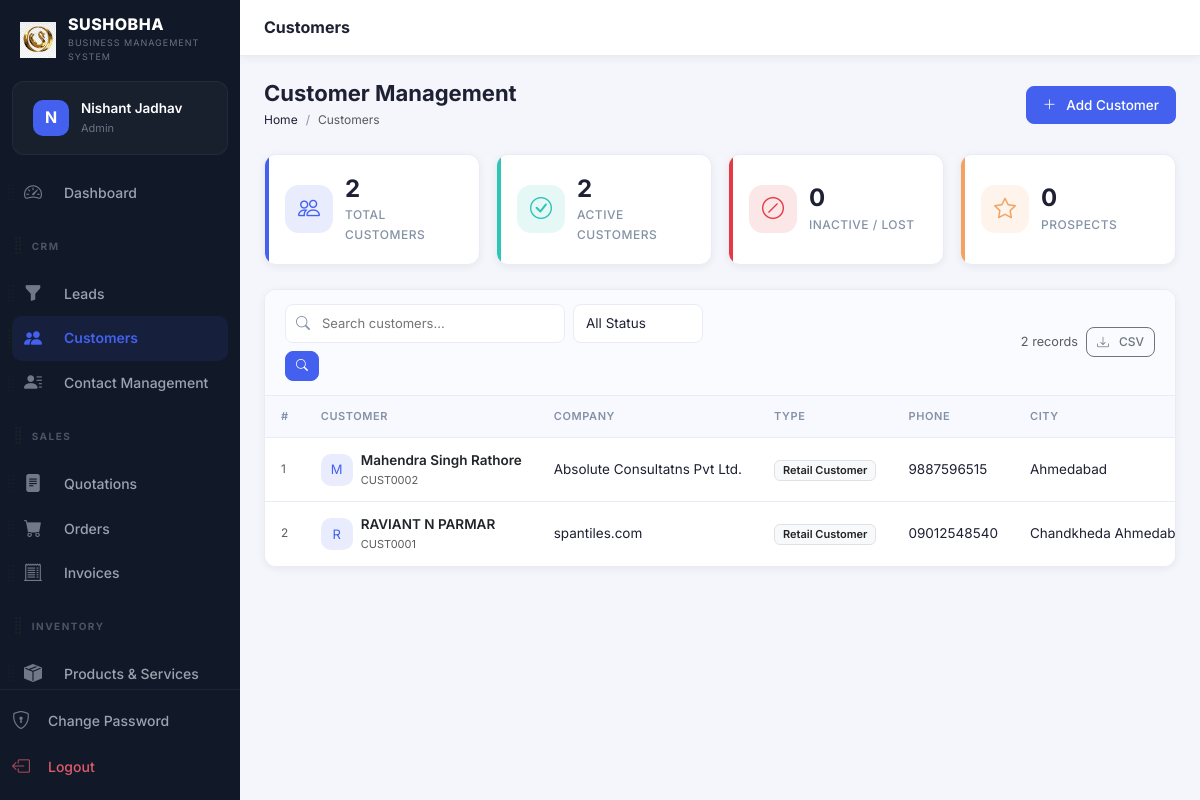
Page /modules/customers/index.php (signed in) on the committed database.
### tables this page shows
CREATE TABLE `users` (
  `id` int(10) unsigned NOT NULL AUTO_INCREMENT,
  `role_id` int(10) unsigned NOT NULL DEFAULT 5,
  `name` varchar(100) NOT NULL,
  `email` varchar(150) NOT NULL,
  `password` varchar(255) NOT NULL,
  `phone` varchar(20) DEFAULT NULL,
  `avatar` varchar(255) DEFAULT NULL,
  `is_active` tinyint(1) NOT NULL DEFAULT 1,
  `remember_token` varchar(100) DEFAULT NULL,
  `reset_token` varchar(100) DEFAULT NULL,
  `reset_token_expires` datetime DEFAULT NULL,
  `last_login` datetime DEFAULT NULL,
  `login_attempts` int(11) DEFAULT 0,
  `locked_until` datetime DEFAULT NULL,
  `created_at` timestamp NOT NULL DEFAULT current_timestamp(),
  `updated_at` timestamp NOT NULL DEFAULT current_timestamp() ON UPDATE current_timestamp(),
  `access_rights` text DEFAULT NULL,
  PRIMARY KEY (`id`),
  UNIQUE KEY `email` (`email`),
  KEY `role_id` (`role_id`),
  CONSTRAINT `users_ibfk_1` FOREIGN KEY (`role_id`) REFERENCES `roles` (`id`)
);

CREATE TABLE `roles` (
  `id` int(10) unsigned NOT NULL AUTO_INCREMENT,
  `name` varchar(50) NOT NULL,
  `slug` varchar(50) NOT NULL,
  `permissions` longtext DEFAULT NULL CHECK (json_valid(`permissions`)),
  `created_at` timestamp NOT NULL DEFAULT current_timestamp(),
  PRIMARY KEY (`id`),
  UNIQUE KEY `name` (`name`),
  UNIQUE KEY `slug` (`slug`)
);

CREATE TABLE `customers` (
  `id` int(10) unsigned NOT NULL AUTO_INCREMENT,
  `source_lead_id` int(10) unsigned DEFAULT NULL,
  `customer_code` varchar(50) NOT NULL,
  `customer_date` date NOT NULL,
  `company_name` varchar(255) DEFAULT NULL,
  `company_type` varchar(100) DEFAULT NULL,
  `industry_type` varchar(100) DEFAULT NULL,
  `business_category` varchar(100) DEFAULT NULL,
  `company_email` varchar(255) DEFAULT NULL,
  `company_website` varchar(255) DEFAULT NULL,
  `gst_number` varchar(50) DEFAULT NULL,
  `tin_number` varchar(50) DEFAULT NULL,
  `company_status` varchar(50) DEFAULT 'Active',
  `address_line1` text DEFAULT NULL,
  `address_line2` text DEFAULT NULL,
  `area` varchar(255) DEFAULT NULL,
  `city` varchar(100) DEFAULT NULL,
  `state` varchar(100) DEFAULT NULL,
  `country` varchar(100) DEFAULT 'India',
  `pincode` varchar(20) DEFAULT NULL,
  `lat` decimal(10,8) DEFAULT NULL,
  `lng` decimal(11,8) DEFAULT NULL,
  `google_location` text DEFAULT NULL,
  `google_address` text DEFAULT NULL,
  `google_maps_link` text DEFAULT NULL,
  `product_type` varchar(100) DEFAULT NULL,
  `requirement_description` text DEFAULT NULL,
  `converted_from_lead` tinyint(1) DEFAULT 1,
  `assigned_to` int(10) unsigned DEFAULT NULL,
  `created_by` int(10) unsigned DEFAULT NULL,
  `updated_by` int(10) unsigned DEFAULT NULL,
  `created_at` timestamp NOT NULL DEFAULT current_timestamp(),
  `updated_at` timestamp NOT NULL DEFAULT current_timestamp() ON UPDATE current_timestamp(),
  `deleted_at` timestamp NULL DEFAULT NULL,
  PRIMARY KEY (`id`),
  UNIQUE KEY `customer_code` (`customer_code`),
  KEY `source_lead_id` (`source_lead_id`),
  KEY `assigned_to` (`assigned_to`),
  CONSTRAINT `fk_cust_assigned` FOREIGN KEY (`assigned_to`) REFERENCES `users` (`id`) ON DELETE SET NULL,
  CONSTRAINT `fk_cust_lead` FOREIGN KEY (`source_lead_id`) REFERENCES `leads` (`id`) ON DELETE SET NULL
);

### modules/customers/index.php (the view, shortened to what the rows shown need)
<?php
require_once __DIR__ . '/../../config/db.php';
require_once __DIR__ . '/../../includes/auth.php';
require_once __DIR__ . '/../../includes/functions.php';
requirePermission('customers', 'view');
$search = sanitize($_GET['search'] ?? '');
$status = sanitize($_GET['status'] ?? '');
$page   = max(1, (int)($_GET['page'] ?? 1));
$per    = RECORDS_PER_PAGE;
$where = ['1=1'];
$params = [];
$whereStr = implode(' AND ', $where);
$total = db()->prepare("SELECT COUNT(*) FROM customers c WHERE $whereStr");
$total->execute($params);
$totalCount = $total->fetchColumn();
$pag = paginate($totalCount, $per, $page, BASE_URL . '/modules/customers/index.php?search=' . urlencode($search) . '&status=' . urlencode($status));
$stmt = db()->prepare("SELECT c.*, u.name AS created_by_name,
    (SELECT COUNT(*) FROM quotations q WHERE q.customer_id=c.id) AS quote_count,
    (SELECT COALESCE(SUM(p.amount),0) FROM payments p WHERE p.customer_id=c.id) AS total_paid,
    (SELECT co.name FROM contacts co JOIN contact_relations cr ON co.id = cr.contact_id WHERE cr.entity_type = 'customer' AND cr.entity_id = c.id AND cr.is_primary = 1 LIMIT 1) AS primary_contact_name,
    (SELECT co.mobile FROM contacts co JOIN contact_relations cr ON co.id = cr.contact_id WHERE cr.entity_type = 'customer' AND cr.entity_id = c.id AND cr.is_primary = 1 LIMIT 1) AS primary_contact_phone
    FROM customers c LEFT JOIN users u ON c.created_by=u.id
    WHERE $whereStr ORDER BY c.created_at DESC LIMIT $per OFFSET {$pag['offset']}");
$stmt->execute($params);
$customers = $stmt->fetchAll();
include __DIR__ . '/../../includes/header.php';
?>
<?php include __DIR__ . '/../../includes/sidebar.php'; ?>
<div class="main-content">
<div class="page-content">
<div class="page-header">
  <div class="page-header-left">
    <h1>Customer Management</h1>
  </div>
</div>
<div class="table-wrapper">
  <div class="table-responsive">
    <table class="table crm-table mb-0" id="customersTable">
      <thead><tr>
        <th>#</th><th>Customer</th><th>Company</th><th>Type</th><th>Phone</th><th>City</th>
      </tr></thead>
      <tbody>
        <?php if (empty($customers)): ?>
          <tr><td colspan="9"><div class="empty-state"><i class="bi bi-people"></i><p>No customers found</p><a href="<?= BASE_URL ?>/modules/customers/create.php" class="btn btn-primary btn-sm">Add First Customer</a></div></td></tr>
        <?php else: ?>
          <?php foreach ($customers as $i => $c):
            $displayName = $c['primary_contact_name'] ?: $c['company_name'] ?: 'Customer';
          ?>
          <tr>
            <td class="text-muted small"><?= ($pag['offset']+$i+1) ?></td>
            <td>
              <div class="d-flex align-items-center gap-2">
                <div class="stat-icon primary" style="width:32px;height:32px;border-radius:10px;font-size:13px;flex-shrink:0"><?= strtoupper(substr($displayName,0,1)) ?></div>
                <div>
                  <a href="<?= BASE_URL ?>/modules/customers/view.php?id=<?= $c['id'] ?>" class="fw-semibold text-dark"><?= e($displayName) ?></a>
                  <?php if ($c['customer_code']): ?><div class="text-muted" style="font-size:11px"><?= e($c['customer_code']) ?></div><?php endif; ?>
                </div>
              </div>
            </td>
            <td><?= e($c['company_name'] ?: '—') ?></td>
            <td><span class="badge bg-light text-dark border"><?= e($c['company_type'] ?: '—') ?></span></td>
            <td><?= e($c['primary_contact_phone'] ?: '—') ?></td>
            <td><?= e($c['city'] ?: '—') ?></td>
          </tr>
          <?php endforeach; ?>
        <?php endif; ?>
      </tbody>
    </table>
  </div>
</div>
</div>
</div></div>
<?php include __DIR__ . '/../../includes/footer.php'; ?>

### includes/sidebar.php (shortened to what the rows shown need)
<?php
$user = currentUser();
?>
<nav class="sidebar" id="sidebar">
  <div class="sidebar-user">
    <div class="sidebar-user-avatar">
      <?php if (!empty($user['avatar'])): ?>
        <img src="<?= BASE_URL ?>/<?= e($user['avatar']) ?>" alt="Avatar">
      <?php else: ?>
        <span><?= strtoupper(substr($user['name'] ?? 'U', 0, 1)) ?></span>
      <?php endif; ?>
    </div>
    <div class="sidebar-user-info">
      <span class="user-name"><?= e($user['name'] ?? 'User') ?></span>
      <span class="user-role"><?= ucwords(str_replace('_', ' ', $user['role_slug'] ?? '')) ?></span>
    </div>
  </div>
</nav>

### rows in the picture
users: name "N", name "Nishant Jadhav", role.slug "Admin"
customers: offset "1", displayName "M", displayName "Mahendra Singh Rathore", customer_code "CUST0002", company_name "Absolute Consultatns Pvt Ltd.", company_type "Retail Customer", primary_contact_phone "9887596515", city "Ahmedabad"
customers: offset "2", displayName "R", displayName "RAVIANT N PARMAR", customer_code "CUST0001", company_name "spantiles.com", company_type "Retail Customer", primary_contact_phone "09012548540", city "Chandkheda…"

### other values in the picture
APP_NAME "SUSHOBHA"
APP_TAGLINE "BUSINESS MANAGEMENT SYSTEM"
$item['label'] "Dashboard"
$item['label'] "CRM"
$item['label'] "Leads"
$item['label'] "Customers"
$item['label'] "Contact Management"
$item['label'] "SALES"
$item['label'] "Quotations"
$item['label'] "Orders"
$item['label'] "Invoices"
$item['label'] "INVENTORY"
$item['label'] "Products & Services"
$stats['total'] "2"
$stats['active_count'] "2"
